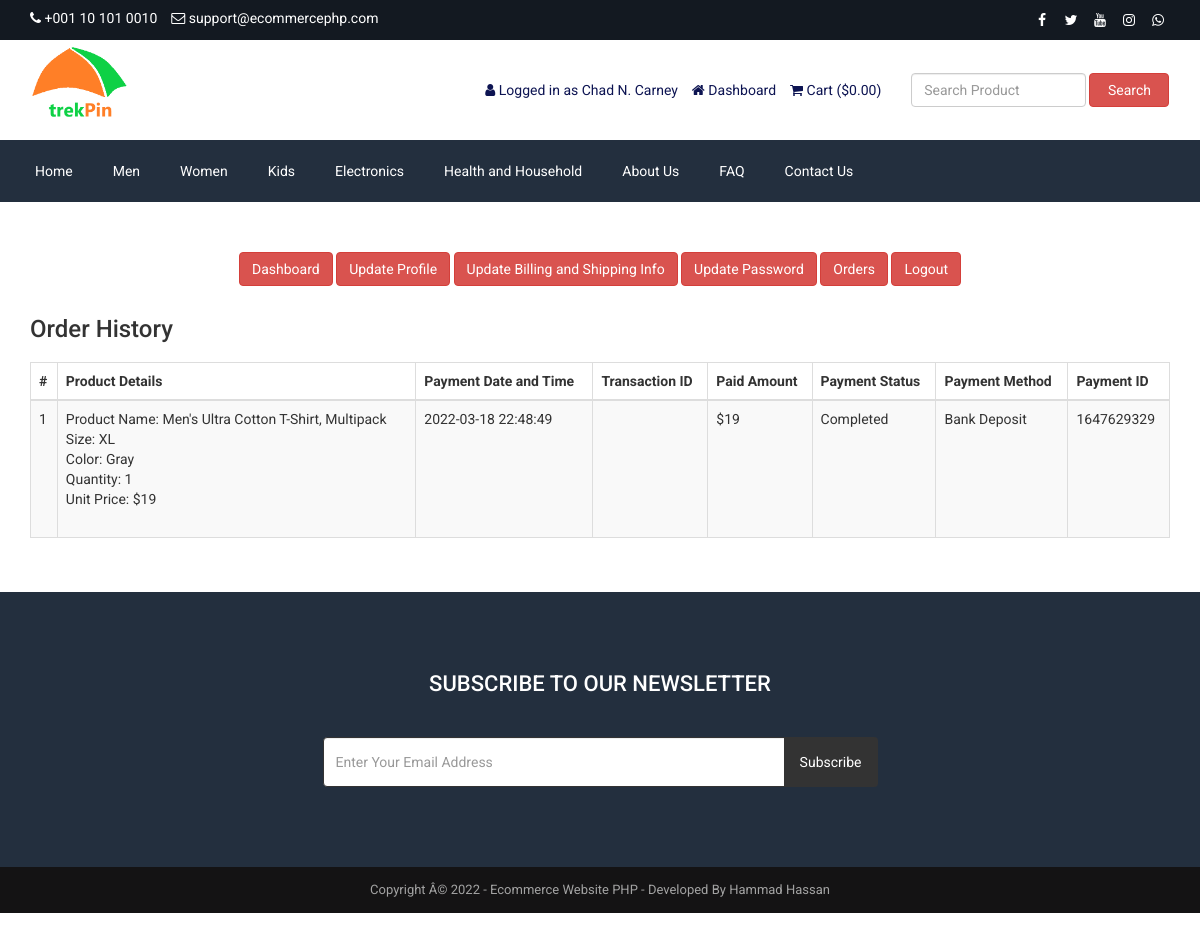
/customer-order.php (signed in), run on the app's committed database.
### tables this page shows
CREATE TABLE `tbl_settings` (
  `id` int(11) NOT NULL,
  `logo` varchar(255) NOT NULL,
  `favicon` varchar(255) NOT NULL,
  `footer_about` text NOT NULL,
  `footer_copyright` text NOT NULL,
  `contact_address` text NOT NULL,
  `contact_email` varchar(255) NOT NULL,
  `contact_phone` varchar(255) NOT NULL,
  `contact_fax` varchar(255) NOT NULL,
  `contact_map_iframe` text NOT NULL,
  `receive_email` varchar(255) NOT NULL,
  `receive_email_subject` varchar(255) NOT NULL,
  `receive_email_thank_you_message` text NOT NULL,
  `forget_password_message` text NOT NULL,
  `total_recent_post_footer` int(10) NOT NULL,
  `total_popular_post_footer` int(10) NOT NULL,
  `total_recent_post_sidebar` int(11) NOT NULL,
  `total_popular_post_sidebar` int(11) NOT NULL,
  `total_featured_product_home` int(11) NOT NULL,
  `total_latest_product_home` int(11) NOT NULL,
  `total_popular_product_home` int(11) NOT NULL,
  `meta_title_home` text NOT NULL,
  `meta_keyword_home` text NOT NULL,
  `meta_description_home` text NOT NULL,
  `banner_login` varchar(255) NOT NULL,
  `banner_registration` varchar(255) NOT NULL,
  `banner_forget_password` varchar(255) NOT NULL,
  `banner_reset_password` varchar(255) NOT NULL,
  `banner_search` varchar(255) NOT NULL,
  `banner_cart` varchar(255) NOT NULL,
  `banner_checkout` varchar(255) NOT NULL,
  `banner_product_category` varchar(255) NOT NULL,
  `banner_blog` varchar(255) NOT NULL,
  `cta_title` varchar(255) NOT NULL,
  `cta_content` text NOT NULL,
  `cta_read_more_text` varchar(255) NOT NULL,
  `cta_read_more_url` varchar(255) NOT NULL,
  `cta_photo` varchar(255) NOT NULL,
  `featured_product_title` varchar(255) NOT NULL,
  `featured_product_subtitle` varchar(255) NOT NULL,
  `latest_product_title` varchar(255) NOT NULL,
  `latest_product_subtitle` varchar(255) NOT NULL,
  `popular_product_title` varchar(255) NOT NULL,
  `popular_product_subtitle` varchar(255) NOT NULL,
  `testimonial_title` varchar(255) NOT NULL,
  `testimonial_subtitle` varchar(255) NOT NULL,
  `testimonial_photo` varchar(255) NOT NULL,
  `blog_title` varchar(255) NOT NULL,
  `blog_subtitle` varchar(255) NOT NULL,
  `newsletter_text` text NOT NULL,
  `paypal_email` varchar(255) NOT NULL,
  `stripe_public_key` varchar(255) NOT NULL,
  `stripe_secret_key` varchar(255) NOT NULL,
  `bank_detail` text NOT NULL,
  `before_head` text NOT NULL,
  `after_body` text NOT NULL,
  `before_body` text NOT NULL,
  `home_service_on_off` int(11) NOT NULL,
  `home_welcome_on_off` int(11) NOT NULL,
  `home_featured_product_on_off` int(11) NOT NULL,
  `home_latest_product_on_off` int(11) NOT NULL,
  `home_popular_product_on_off` int(11) NOT NULL,
  `home_testimonial_on_off` int(11) NOT NULL,
  `home_blog_on_off` int(11) NOT NULL,
  `newsletter_on_off` int(11) NOT NULL,
  `ads_above_welcome_on_off` int(1) NOT NULL,
  `ads_above_featured_product_on_off` int(1) NOT NULL,
  `ads_above_latest_product_on_off` int(1) NOT NULL,
  `ads_above_popular_product_on_off` int(1) NOT NULL,
  `ads_above_testimonial_on_off` int(1) NOT NULL,
  `ads_category_sidebar_on_off` int(1) NOT NULL
);

CREATE TABLE `tbl_social` (
  `social_id` int(11) NOT NULL,
  `social_name` varchar(30) NOT NULL,
  `social_url` varchar(255) NOT NULL,
  `social_icon` varchar(30) NOT NULL
);

CREATE TABLE `tbl_top_category` (
  `tcat_id` int(11) NOT NULL,
  `tcat_name` varchar(255) NOT NULL,
  `show_on_menu` int(1) NOT NULL
);

CREATE TABLE `tbl_page` (
  `id` int(11) NOT NULL,
  `about_title` varchar(255) NOT NULL,
  `about_content` text NOT NULL,
  `about_banner` varchar(255) NOT NULL,
  `about_meta_title` varchar(255) NOT NULL,
  `about_meta_keyword` text NOT NULL,
  `about_meta_description` text NOT NULL,
  `faq_title` varchar(255) NOT NULL,
  `faq_banner` varchar(255) NOT NULL,
  `faq_meta_title` varchar(255) NOT NULL,
  `faq_meta_keyword` text NOT NULL,
  `faq_meta_description` text NOT NULL,
  `blog_title` varchar(255) NOT NULL,
  `blog_banner` varchar(255) NOT NULL,
  `blog_meta_title` varchar(255) NOT NULL,
  `blog_meta_keyword` text NOT NULL,
  `blog_meta_description` text NOT NULL,
  `contact_title` varchar(255) NOT NULL,
  `contact_banner` varchar(255) NOT NULL,
  `contact_meta_title` varchar(255) NOT NULL,
  `contact_meta_keyword` text NOT NULL,
  `contact_meta_description` text NOT NULL,
  `pgallery_title` varchar(255) NOT NULL,
  `pgallery_banner` varchar(255) NOT NULL,
  `pgallery_meta_title` varchar(255) NOT NULL,
  `pgallery_meta_keyword` text NOT NULL,
  `pgallery_meta_description` text NOT NULL,
  `vgallery_title` varchar(255) NOT NULL,
  `vgallery_banner` varchar(255) NOT NULL,
  `vgallery_meta_title` varchar(255) NOT NULL,
  `vgallery_meta_keyword` text NOT NULL,
  `vgallery_meta_description` text NOT NULL
);

CREATE TABLE `tbl_payment` (
  `id` int(11) NOT NULL,
  `customer_id` int(11) NOT NULL,
  `customer_name` varchar(255) NOT NULL,
  `customer_email` varchar(255) NOT NULL,
  `payment_date` varchar(50) NOT NULL,
  `txnid` varchar(255) NOT NULL,
  `paid_amount` int(11) NOT NULL,
  `card_number` varchar(50) NOT NULL,
  `card_cvv` varchar(10) NOT NULL,
  `card_month` varchar(10) NOT NULL,
  `card_year` varchar(10) NOT NULL,
  `bank_transaction_info` text NOT NULL,
  `payment_method` varchar(20) NOT NULL,
  `payment_status` varchar(25) NOT NULL,
  `shipping_status` varchar(20) NOT NULL,
  `payment_id` varchar(255) NOT NULL
);

CREATE TABLE `tbl_order` (
  `id` int(11) NOT NULL,
  `product_id` int(11) NOT NULL,
  `product_name` varchar(255) NOT NULL,
  `size` varchar(100) NOT NULL,
  `color` varchar(100) NOT NULL,
  `quantity` varchar(50) NOT NULL,
  `unit_price` varchar(50) NOT NULL,
  `payment_id` varchar(255) NOT NULL
);

### customer-order.php (the view, shortened to what this page needs)
<?php require_once('header.php'); ?>
<div class="page">
    <div class="container">
        <div class="row">
            <div class="col-md-12">
                <?php require_once('customer-sidebar.php'); ?>
            </div>
            <div class="col-md-12">
                <div class="user-content">
                    <h3><?php echo LANG_VALUE_25; ?></h3>
                    <div class="table-responsive">
                        <table class="table table-bordered table-striped table-hover">
                            <thead>
                                <tr>
                                    <th><?php echo '#' ?></th>
                                    <th><?php echo LANG_VALUE_48; ?></th>
                                    <th><?php echo LANG_VALUE_27; ?></th>
                                    <th><?php echo LANG_VALUE_28; ?></th>
                                    <th><?php echo LANG_VALUE_29; ?></th>
                                    <th><?php echo LANG_VALUE_30; ?></th>
                                    <th><?php echo LANG_VALUE_31; ?></th>
                                    <th><?php echo LANG_VALUE_32; ?></th>
                                </tr>
                            </thead>
                            <tbody>
            <?php
            $limit = 10;
            $page = @$_GET['page'];
            if($page)
                $start = ($page - 1) * $limit;
            else
                $start = 0;
            $statement = $pdo->prepare("SELECT * FROM tbl_payment WHERE customer_email=? ORDER BY id DESC LIMIT $start, $limit");
            $statement->execute(array($_SESSION['customer']['cust_email']));
            $result = $statement->fetchAll(PDO::FETCH_ASSOC);
            if ($page == 0) $page = 1;
            ?>
                                <?php
                                $tip = $page*10-10;
                                foreach ($result as $row) {
                                    $tip++;
                                    ?>
                                    <tr>
                                        <td><?php echo $tip; ?></td>
                                        <td>
                                            <?php
                                            $statement1 = $pdo->prepare("SELECT * FROM tbl_order WHERE payment_id=?");
                                            $statement1->execute(array($row['payment_id']));
                                            $result1 = $statement1->fetchAll(PDO::FETCH_ASSOC);
                                            foreach ($result1 as $row1) {
                                                echo 'Product Name: '.$row1['product_name'];
                                                echo '<br>Size: '.$row1['size'];
                                                echo '<br>Color: '.$row1['color'];
                                                echo '<br>Quantity: '.$row1['quantity'];
                                                echo '<br>Unit Price: $'.$row1['unit_price'];
                                                echo '<br><br>';
                                            }
                                            ?>
                                        </td>
                                        <td><?php echo $row['payment_date']; ?></td>
                                        <td><?php echo $row['txnid']; ?></td>
                                        <td><?php echo '$'.$row['paid_amount']; ?></td>
                                        <td><?php echo $row['payment_status']; ?></td>
                                        <td><?php echo $row['payment_method']; ?></td>
                                        <td><?php echo $row['payment_id']; ?></td>
                                    </tr>
                                    <?php
                                }
                                ?>
                            </tbody>
                        </table>
                        <div class="pagination" style="overflow: hidden;">
                    </div>
                </div>
            </div>
        </div>
    </div>
</div>
<?php require_once('footer.php'); ?>

### header.php (shortened to what this page needs)
<?php
include("admin/inc/config.php");
$statement = $pdo->prepare("SELECT * FROM tbl_settings WHERE id=1");
$statement->execute();
$result = $statement->fetchAll(PDO::FETCH_ASSOC);
foreach ($result as $row)
{
	$logo = $row['logo'];
	$contact_email = $row['contact_email'];
	$contact_phone = $row['contact_phone'];
}
?>
<!DOCTYPE html>
<html lang="en">
<head>
	<link rel="stylesheet" href="assets/css/bootstrap.min.css">
	<link rel="stylesheet" href="assets/css/font-awesome.min.css">
	<link rel="stylesheet" href="assets/css/owl.carousel.min.css">
	<link rel="stylesheet" href="assets/css/owl.theme.default.min.css">
	<link rel="stylesheet" href="assets/css/jquery.bxslider.min.css">
    <link rel="stylesheet" href="assets/css/magnific-popup.css">
    <link rel="stylesheet" href="assets/css/rating.css">
	<link rel="stylesheet" href="assets/css/spacing.css">
	<link rel="stylesheet" href="assets/css/bootstrap-touch-slider.css">
	<link rel="stylesheet" href="assets/css/animate.min.css">
	<link rel="stylesheet" href="assets/css/tree-menu.css">
	<link rel="stylesheet" href="assets/css/select2.min.css">
	<link rel="stylesheet" href="assets/css/main.css">
	<link rel="stylesheet" href="assets/css/responsive.css">
	<?php
	$statement = $pdo->prepare("SELECT * FROM tbl_page WHERE id=1");
	$statement->execute();
	$result = $statement->fetchAll(PDO::FETCH_ASSOC);
		?>
</head>
<body>
<div class="top">
	<div class="container">
		<div class="row">
			<div class="col-md-6 col-sm-6 col-xs-12">
				<div class="left">
					<ul>
						<li><i class="fa fa-phone"></i> <?php echo $contact_phone; ?></li>
						<li><i class="fa fa-envelope-o"></i> <?php echo $contact_email; ?></li>
					</ul>
				</div>
			</div>
			<div class="col-md-6 col-sm-6 col-xs-12">
				<div class="right">
					<ul>
						<?php
						$statement = $pdo->prepare("SELECT * FROM tbl_social");
						$statement->execute();
						$result = $statement->fetchAll(PDO::FETCH_ASSOC);
						foreach ($result as $row) {
							?>
							<?php if($row['social_url'] != ''): ?>
							<li><a href="<?php echo $row['social_url']; ?>"><i class="<?php echo $row['social_icon']; ?>"></i></a></li>
							<?php endif; ?>
							<?php
						}
						?>
					</ul>
				</div>
			</div>
		</div>
	</div>
</div>
<div class="header">
	<div class="container">
		<div class="row inner">
			<div class="col-md-4 logo">
				<a href="index.php"><img src="assets/uploads/<?php echo $logo; ?>" alt="logo image"></a>
			</div>
			<div class="col-md-5 right">
				<ul>
					<?php
					if(isset($_SESSION['customer'])) {
						?>
						<li><i class="fa fa-user"></i> <?php echo LANG_VALUE_13; ?> <?php echo $_SESSION['customer']['cust_name']; ?></li>
						<li><a href="dashboard.php"><i class="fa fa-home"></i> <?php echo LANG_VALUE_89; ?></a></li>
						<?php
					} else {
						?>
						<li><a href="login.php"><i class="fa fa-sign-in"></i> <?php echo LANG_VALUE_9; ?></a></li>
						<li><a href="registration.php"><i class="fa fa-user-plus"></i> <?php echo LANG_VALUE_15; ?></a></li>
						<?php
					}
					?>
					<li><a href="cart.php"><i class="fa fa-shopping-cart"></i> <?php echo LANG_VALUE_18; ?> (<?php echo LANG_VALUE_1; ?><?php
					if(isset($_SESSION['cart_p_id'])) {
						$table_total_price = 0;
						$i=0;
	                    foreach($_SESSION['cart_p_qty'] as $key => $value)
	                    {
	                        $i++;
	                        $arr_cart_p_qty[$i] = $value;
	                    }                    $i=0;
	                    foreach($_SESSION['cart_p_current_price'] as $key => $value)
	                    {
	                        $i++;
	                        $arr_cart_p_current_price[$i] = $value;
	                    }
	                    for($i=1;$i<=count($arr_cart_p_qty);$i++) {
	                    	$row_total_price = $arr_cart_p_current_price[$i]*$arr_cart_p_qty[$i];
	                        $table_total_price = $table_total_price + $row_total_price;
	                    }
						echo $table_total_price;
					} else {
						echo '0.00';
					}
					?>)</a></li>
				</ul>
			</div>
			<div class="col-md-3 search-area">
				<form class="navbar-form navbar-left" role="search" action="search-result.php" method="get">
					<div class="form-group">
						<input type="text" class="form-control search-top" placeholder="<?php echo LANG_VALUE_2; ?>" name="search_text">
					</div>
					<button type="submit" class="btn btn-danger"><?php echo LANG_VALUE_3; ?></button>
				</form>
			</div>
		</div>
	</div>
</div>
<div class="nav">
	<div class="container">
		<div class="row">
			<div class="col-md-12 pl_0 pr_0">
				<div class="menu-container">
					<div class="menu">
						<ul>
							<li><a href="index.php">Home</a></li>
							<?php
							$statement = $pdo->prepare("SELECT * FROM tbl_top_category WHERE show_on_menu=1");
							$statement->execute();
							$result = $statement->fetchAll(PDO::FETCH_ASSOC);
							foreach ($result as $row) {
								?>
								<li><a href="product-category.php?id=<?php echo $row['tcat_id']; ?>&type=top-category"><?php echo $row['tcat_name']; ?></a>
								</li>
								<?php
							}
							?>
							<?php
							$statement = $pdo->prepare("SELECT * FROM tbl_page WHERE id=1");
							$statement->execute();
							$result = $statement->fetchAll(PDO::FETCH_ASSOC);
							foreach ($result as $row) {
								$about_title = $row['about_title'];
								$faq_title = $row['faq_title'];
								$contact_title = $row['contact_title'];
							}
							?>
							<li><a href="about.php"><?php echo $about_title; ?></a></li>
							<li><a href="faq.php"><?php echo $faq_title; ?></a></li>
							<li><a href="contact.php"><?php echo $contact_title; ?></a></li>
						</ul>
					</div>
				</div>
			</div>
		</div>
	</div>
</div>

### footer.php (shortened to what this page needs)
<?php
$statement = $pdo->prepare("SELECT * FROM tbl_settings WHERE id=1");
$statement->execute();
$result = $statement->fetchAll(PDO::FETCH_ASSOC);
foreach ($result as $row)
{
	$footer_copyright = $row['footer_copyright'];
    $newsletter_on_off = $row['newsletter_on_off'];
}
?>
<?php if($newsletter_on_off == 1): ?>
<section class="home-newsletter">
	<div class="container">
		<div class="row">
			<div class="col-md-6 col-md-offset-3">
				<div class="single">
				<form action="" method="post">
					<h2><?php echo LANG_VALUE_93; ?></h2>
					<div class="input-group">
			        	<input type="email" class="form-control" placeholder="<?php echo LANG_VALUE_95; ?>" name="email_subscribe">
			         	<span class="input-group-btn">
			         	<button class="btn btn-theme" type="submit" name="form_subscribe"><?php echo LANG_VALUE_92; ?></button>
			         	</span>
			        </div>
				</div>
			</div>
		</div>
	</div>
</section>
<?php endif; ?>
<div class="footer-bottom">
	<div class="container">
		<div class="row">
			<div class="col-md-12 copyright">
				<?php echo $footer_copyright; ?>
			</div>
		</div>
	</div>
</div>
</body>
</html>

### data on the page
tbl_settings: contact_phone "+001 10 101 0010", contact_email "support@ecommercephp.com", logo (picture), footer_copyright "Copyright Â© 2022 - Ecommerce Website PHP - Developed By Hammad Hassan"
tbl_top_category: tcat_name "Men"
tbl_top_category: tcat_name "Women"
tbl_top_category: tcat_name "Kids"
tbl_top_category: tcat_name "Electronics"
tbl_top_category: tcat_name "Health and Household"
tbl_page: about_title "About Us", faq_title "FAQ", contact_title "Contact Us"
tbl_payment: payment_date "2022-03-18 22:48:49", paid_amount "19", payment_status "Completed", payment_method "Bank Deposit", payment "1647629329"
tbl_order: product_name "Men's Ultra Cotton T-Shirt, Multipack", size "XL", color "Gray", quantity "1", unit_price "19"

### other printed values
LANG_VALUE_13 "Logged in as"
$_SESSION['customer']['cust_name'] "Chad N. Carney"
LANG_VALUE_89 "Dashboard"
LANG_VALUE_18 "Cart"
LANG_VALUE_1 "$"
LANG_VALUE_3 "Search"
LANG_VALUE_117 "Update Profile"
LANG_VALUE_88 "Update Billing and Shipping Info"
LANG_VALUE_99 "Update Password"
LANG_VALUE_24 "Orders"
LANG_VALUE_14 "Logout"
LANG_VALUE_25 "Order History"
LANG_VALUE_48 "Product Details"
LANG_VALUE_27 "Payment Date and Time"
LANG_VALUE_28 "Transaction ID"
